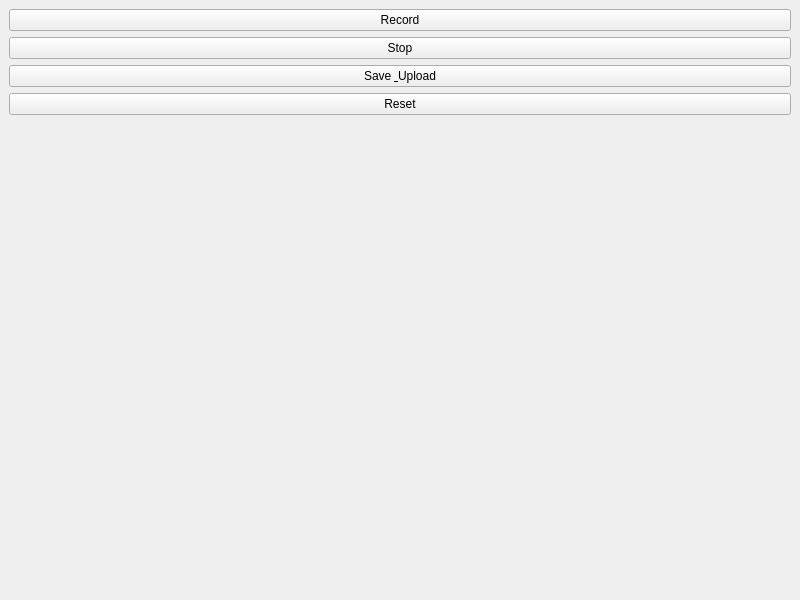
<?xml version="1.0" encoding="UTF-8"?>
<ui version="4.0">
 <class>AudioRecorderUI</class>
 <widget class="QMainWindow" name="AudioRecorderUI">
  <property name="geometry">
   <rect>
    <x>100</x>
    <y>100</y>
    <width>800</width>
    <height>600</height>
   </rect>
  </property>
  <property name="windowTitle">
   <string>Audio Recorder with Real-Time Plot</string>
  </property>
  <widget class="QWidget" name="centralwidget">
   <layout class="QVBoxLayout" name="verticalLayout">
    <item>
     <widget class="QPushButton" name="recordButton">
      <property name="text">
       <string>Record</string>
      </property>
     </widget>
    </item>
    <item>
     <widget class="QPushButton" name="stopButton">
      <property name="text">
       <string>Stop</string>
      </property>
     </widget>
    </item>
    <item>
     <widget class="QPushButton" name="saveButton">
      <property name="text">
       <string>Save &amp; Upload</string>
      </property>
     </widget>
    </item>
    <item>
     <widget class="QPushButton" name="resetButton">
      <property name="text">
       <string>Reset</string>
      </property>
     </widget>
    </item>
    <item>
     <widget class="QWidget" name="plotWidget" native="true">
      <property name="minimumSize">
       <size>
        <width>0</width>
        <height>400</height>
       </size>
      </property>
     </widget>
    </item>
   </layout>
  </widget>
 </widget>
 <resources/>
 <connections/>
</ui>
